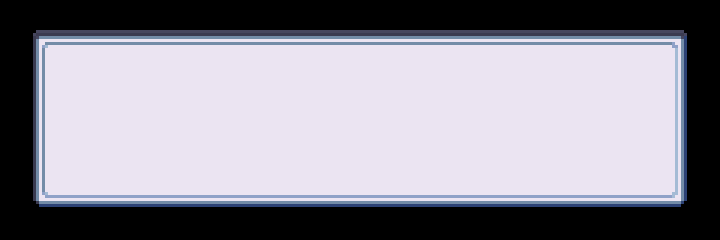

The image is a tile-based game level rendered from a .tmx file. Its description and complete source (layers, tilesets, objects, tile grids) follow:
An orthogonal 15x5 tile map with 48x48 px tiles, 2 tile layers (圖塊層 1, 圖塊層 2).

<map version="1.10" tiledversion="1.10.1" orientation="orthogonal" renderorder="right-down" width="15" height="5" tilewidth="48" tileheight="48" infinite="0" nextlayerid="3" nextobjectid="1">
 <tileset firstgid="1" source="../tilesets/Modern_UI_Style_2_48x48.tsx" />
 <layer id="1" name="圖塊層 1" width="15" height="5">
  <data encoding="csv">
0,0,0,0,0,0,0,0,0,0,0,0,0,0,0,
0,0,0,0,0,0,0,0,0,0,0,0,0,0,0,
0,0,0,0,0,0,0,0,0,0,0,0,0,0,0,
0,0,0,0,0,0,0,0,0,0,0,0,0,0,0,
0,0,0,0,0,0,0,0,0,0,0,0,0,0,0
</data>
 </layer>
 <layer id="2" name="圖塊層 2" width="15" height="5">
  <data encoding="csv">
99,100,100,100,100,100,100,100,100,100,100,100,100,100,101,
148,149,149,149,149,149,149,149,149,149,149,149,149,149,150,
148,149,149,149,149,149,149,149,149,149,149,149,149,149,150,
148,149,149,149,149,149,149,149,149,149,149,149,149,149,150,
197,198,198,198,198,198,198,198,198,198,198,198,198,198,199
</data>
 </layer>
</map>
